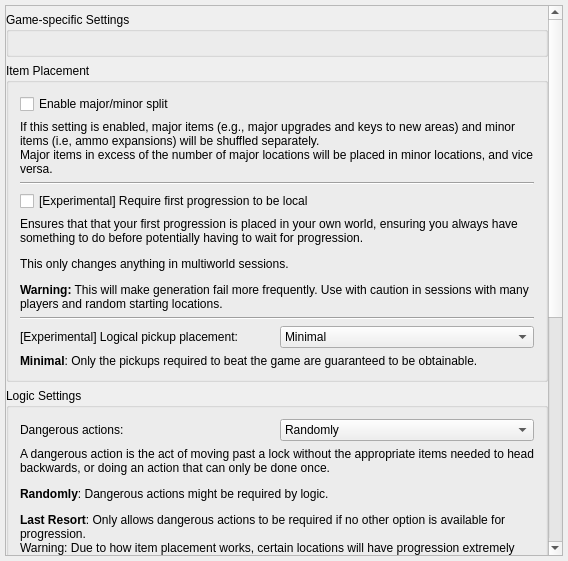
<?xml version="1.0" encoding="UTF-8"?>
<ui version="4.0">
 <class>PresetGeneration</class>
 <widget class="QMainWindow" name="PresetGeneration">
  <property name="geometry">
   <rect>
    <x>0</x>
    <y>0</y>
    <width>568</width>
    <height>561</height>
   </rect>
  </property>
  <property name="windowTitle">
   <string>Generation</string>
  </property>
  <widget class="QWidget" name="centralWidget">
   <property name="maximumSize">
    <size>
     <width>16777215</width>
     <height>16777215</height>
    </size>
   </property>
   <layout class="QVBoxLayout" name="verticalLayout">
    <property name="leftMargin">
     <number>5</number>
    </property>
    <property name="topMargin">
     <number>5</number>
    </property>
    <property name="rightMargin">
     <number>5</number>
    </property>
    <property name="bottomMargin">
     <number>5</number>
    </property>
    <item>
     <widget class="QScrollArea" name="scroll_area">
      <property name="widgetResizable">
       <bool>true</bool>
      </property>
      <widget class="QWidget" name="scroll_contents">
       <property name="geometry">
        <rect>
         <x>0</x>
         <y>0</y>
         <width>542</width>
         <height>1033</height>
        </rect>
       </property>
       <layout class="QVBoxLayout" name="verticalLayout_3">
        <property name="leftMargin">
         <number>0</number>
        </property>
        <property name="topMargin">
         <number>6</number>
        </property>
        <property name="rightMargin">
         <number>0</number>
        </property>
        <property name="bottomMargin">
         <number>0</number>
        </property>
        <item>
         <widget class="QGroupBox" name="game_specific_group">
          <property name="title">
           <string>Game-specific Settings</string>
          </property>
          <layout class="QVBoxLayout" name="verticalLayout_5">
           <item>
            <layout class="QVBoxLayout" name="game_specific_layout"/>
           </item>
          </layout>
         </widget>
        </item>
        <item>
         <widget class="QGroupBox" name="randomization_mode_group">
          <property name="title">
           <string>Item Placement</string>
          </property>
          <layout class="QVBoxLayout" name="verticalLayout_2">
           <item>
            <widget class="QCheckBox" name="check_major_minor">
             <property name="text">
              <string>Enable major/minor split</string>
             </property>
            </widget>
           </item>
           <item>
            <widget class="QLabel" name="major_minor_label">
             <property name="text">
              <string>&lt;html&gt;&lt;head/&gt;&lt;body&gt;&lt;p&gt;If this setting is enabled, major items (e.g., major upgrades and keys to new areas) and minor items (i.e, ammo expansions) will be shuffled separately.&lt;br/&gt;Major items in excess of the number of major locations will be placed in minor locations, and vice versa.&lt;/p&gt;&lt;/body&gt;&lt;/html&gt;</string>
             </property>
             <property name="wordWrap">
              <bool>true</bool>
             </property>
            </widget>
           </item>
           <item>
            <widget class="Line" name="line_2">
             <property name="orientation">
              <enum>Qt::Horizontal</enum>
             </property>
            </widget>
           </item>
           <item>
            <widget class="QCheckBox" name="local_first_progression_check">
             <property name="text">
              <string>[Experimental] Require first progression to be local</string>
             </property>
            </widget>
           </item>
           <item>
            <widget class="QLabel" name="local_first_progression_label">
             <property name="text">
              <string>&lt;html&gt;&lt;head/&gt;&lt;body&gt;&lt;p&gt;Ensures that that your first progression is placed in your own world, ensuring you always have something to do before potentially having to wait for progression.&lt;/p&gt;&lt;p&gt;This only changes anything in multiworld sessions.&lt;/p&gt;&lt;p&gt;&lt;span style=&quot; font-weight:700;&quot;&gt;Warning:&lt;/span&gt; This will make generation fail more frequently. Use with caution in sessions with many players and random starting locations.&lt;/p&gt;&lt;/body&gt;&lt;/html&gt;</string>
             </property>
             <property name="wordWrap">
              <bool>true</bool>
             </property>
            </widget>
           </item>
           <item>
            <widget class="Line" name="logical_pickup_placement_line">
             <property name="orientation">
              <enum>Qt::Horizontal</enum>
             </property>
            </widget>
           </item>
           <item>
            <layout class="QHBoxLayout" name="logical_pickup_placement_layout">
             <item>
              <widget class="QLabel" name="logical_pickup_placement_label">
               <property name="text">
                <string>[Experimental] Logical pickup placement:</string>
               </property>
              </widget>
             </item>
             <item>
              <widget class="QComboBox" name="logical_pickup_placement_combo">
               <item>
                <property name="text">
                 <string>Minimal</string>
                </property>
               </item>
               <item>
                <property name="text">
                 <string>Major pickups</string>
                </property>
               </item>
               <item>
                <property name="text">
                 <string>All pickups</string>
                </property>
               </item>
              </widget>
             </item>
            </layout>
           </item>
           <item>
            <widget class="QLabel" name="logical_pickup_placement_description">
             <property name="text">
              <string>&lt;html&gt;&lt;head/&gt;&lt;body&gt;&lt;p&gt;&lt;span style=&quot; font-weight:700;&quot;&gt;Minimal&lt;/span&gt;: Only the pickups required to beat the game are guaranteed to be obtainable.&lt;/p&gt;&lt;/body&gt;&lt;/html&gt;</string>
             </property>
             <property name="wordWrap">
              <bool>true</bool>
             </property>
            </widget>
           </item>
          </layout>
         </widget>
        </item>
        <item>
         <widget class="QGroupBox" name="logic_group">
          <property name="title">
           <string>Logic Settings</string>
          </property>
          <layout class="QVBoxLayout" name="verticalLayout_4">
           <item>
            <layout class="QHBoxLayout" name="dangerous_layout">
             <item>
              <widget class="QLabel" name="dangerous_label">
               <property name="text">
                <string>Dangerous actions:</string>
               </property>
              </widget>
             </item>
             <item>
              <widget class="QComboBox" name="dangerous_combo">
               <item>
                <property name="text">
                 <string>Randomly</string>
                </property>
               </item>
               <item>
                <property name="text">
                 <string>Last Resort</string>
                </property>
               </item>
              </widget>
             </item>
            </layout>
           </item>
           <item>
            <widget class="QLabel" name="dangerous_description">
             <property name="text">
              <string>&lt;html&gt;&lt;head/&gt;&lt;body&gt;&lt;p&gt;A dangerous action is the act of moving past a lock without the appropriate items needed to head backwards, or doing an action that can only be done once.&lt;/p&gt;&lt;p&gt;&lt;span style=&quot; font-weight:600;&quot;&gt;Randomly&lt;/span&gt;: Dangerous actions might be required by logic.&lt;/p&gt;&lt;p&gt;&lt;span style=&quot; font-weight:600;&quot;&gt;Last Resort&lt;/span&gt;: Only allows dangerous actions to be required if no other option is available for progression.&lt;br/&gt;Warning: Due to how item placement works, certain locations will have progression extremely less often or even never.&lt;/p&gt;&lt;/body&gt;&lt;/html&gt;</string>
             </property>
             <property name="wordWrap">
              <bool>true</bool>
             </property>
            </widget>
           </item>
           <item>
            <widget class="Line" name="experimental_generator_line">
             <property name="orientation">
              <enum>Qt::Horizontal</enum>
             </property>
            </widget>
           </item>
           <item>
            <widget class="QCheckBox" name="check_if_beatable_after_base_patches_check">
             <property name="text">
              <string>[Experimental] Verify if game is beatable after deciding starting location, elevator, etc.</string>
             </property>
            </widget>
           </item>
           <item>
            <widget class="Line" name="consider_unsafe_line">
             <property name="orientation">
              <enum>Qt::Horizontal</enum>
             </property>
            </widget>
           </item>
           <item>
            <widget class="QCheckBox" name="consider_unsafe_check">
             <property name="text">
              <string>[Experimental] Consider possible unsafe resources</string>
             </property>
            </widget>
           </item>
           <item>
            <widget class="QLabel" name="consider_unsafe_description">
             <property name="text">
              <string>When determining weights for an action, check to see if the action can collect additional resources by passing through some dangerous connections. This improves the results of generation, but increases generation time.</string>
             </property>
             <property name="wordWrap">
              <bool>true</bool>
             </property>
            </widget>
           </item>
           <item>
            <widget class="Line" name="minimal_logic_line">
             <property name="orientation">
              <enum>Qt::Horizontal</enum>
             </property>
            </widget>
           </item>
           <item>
            <widget class="QCheckBox" name="trick_level_minimal_logic_check">
             <property name="text">
              <string>Use Minimal Logic</string>
             </property>
            </widget>
           </item>
           <item>
            <widget class="QLabel" name="trick_level_minimal_logic_label">
             <property name="text">
              <string>&lt;html&gt;&lt;head/&gt;&lt;body&gt;&lt;/p&gt;&lt;p&gt;Minimal Logic is a setting that checks for the bare minimum items to create an almost pure random layout. This setting assumes the player has extensive knowledge of the game and will likely require major glitches (e.g. breaking out of bounds) to complete.&lt;/p&gt;&lt;p&gt;There are no guarantees that a seed will be possible in this case.&lt;/p&gt;&lt;p&gt;{game_specific_text}&lt;/body&gt;&lt;/html&gt;</string>
             </property>
             <property name="alignment">
              <set>Qt::AlignLeading|Qt::AlignLeft|Qt::AlignTop</set>
             </property>
             <property name="wordWrap">
              <bool>true</bool>
             </property>
            </widget>
           </item>
          </layout>
         </widget>
        </item>
        <item>
         <widget class="QGroupBox" name="damage_strictness_group">
          <property name="title">
           <string>Damage strictness</string>
          </property>
          <layout class="QVBoxLayout" name="damage_strictness_layout">
           <item>
            <widget class="QLabel" name="damage_strictness_label">
             <property name="sizePolicy">
              <sizepolicy hsizetype="Preferred" vsizetype="Minimum">
               <horstretch>0</horstretch>
               <verstretch>0</verstretch>
              </sizepolicy>
             </property>
             <property name="text">
              <string>&lt;html&gt;&lt;head/&gt;&lt;body&gt;&lt;p&gt;Certain locations, such as rooms with bosses or passive damage over time, require you to be able to take a certain amount of damage.&lt;/p&gt;&lt;p&gt;This setting controls how much energy the logic will expect you to have to reach these locations.&lt;/p&gt;&lt;/body&gt;&lt;/html&gt;</string>
             </property>
             <property name="wordWrap">
              <bool>true</bool>
             </property>
            </widget>
           </item>
           <item>
            <widget class="QComboBox" name="damage_strictness_combo">
             <property name="currentText">
              <string>Strict (1×)</string>
             </property>
             <item>
              <property name="text">
               <string>Strict (1×)</string>
              </property>
             </item>
             <item>
              <property name="text">
               <string>Medium (1.5×)</string>
              </property>
             </item>
             <item>
              <property name="text">
               <string>Lenient (2×)</string>
              </property>
             </item>
            </widget>
           </item>
          </layout>
         </widget>
        </item>
       </layout>
      </widget>
     </widget>
    </item>
   </layout>
  </widget>
 </widget>
 <layoutdefault spacing="6" margin="11"/>
 <resources/>
 <connections/>
</ui>
